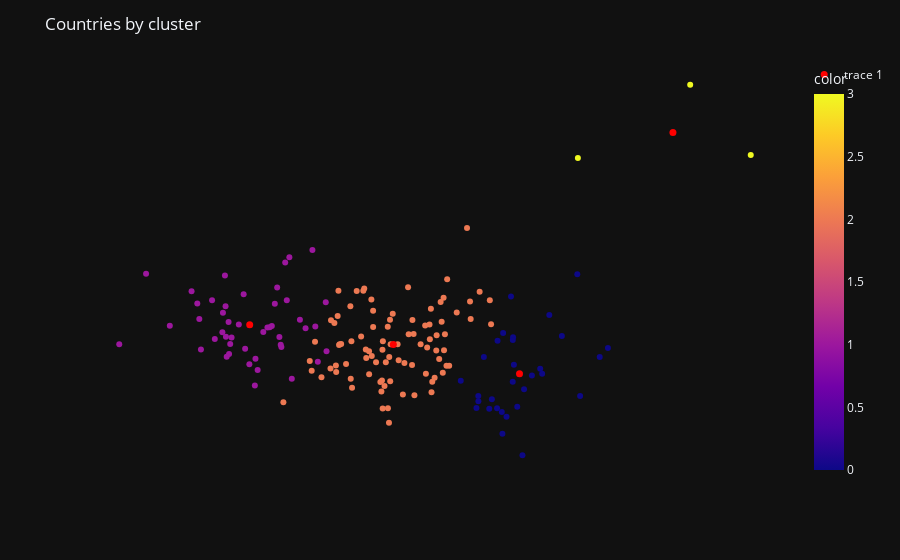

Source (notebook cell):
### Code cell
labels = model.fit_predict(pca_df)

centroids = model.cluster_centers_

centroids_x = centroids[:, 0]
centroids_y = centroids[:, 1]

fig = px.scatter(pca_df, x=pca_df[:, 0], y=pca_df[:, 1], color=labels, template='plotly_dark')
fig.update_layout(title='Countries by cluster')
fig.update_layout(xaxis_visible=False, yaxis_visible=False, 
                  xaxis=dict(showgrid=False, zeroline=False), 
                  yaxis=dict(showgrid=False, zeroline=False))
fig.add_trace(go.Scatter(x=centroids_x, y=centroids_y, mode='markers', 
                         marker=dict(color='red', size=7)))
fig.show()

### Figure 1 — Plotly figure (JSON) as saved in the notebook; plotly's stock layout.template omitted (floating-point values rounded to 4 significant figures; data arrays with more than 128 entries replaced by an {"elided": "..."} marker saying what was removed)
{"data": [{"hovertemplate": "x=%{x}<br>y=%{y}<br>color=%{marker.color}<extra></extra>", "legendgroup": "", "marker": {"color": {"elided": "167 int values"}, "coloraxis": "coloraxis", "symbol": "circle"}, "mode": "markers", "name": "", "orientation": "v", "showlegend": false, "type": "scatter", "x": {"elided": "167 float values"}, "xaxis": "x", "y": {"elided": "167 float values"}, "yaxis": "y"}, {"marker": {"color": "red", "size": 7}, "mode": "markers", "type": "scatter", "x": [2.586, -2.468, 0.2226, 5.46], "y": [-0.8667, 0.4103, -0.1042, 5.432]}], "layout": {"autosize": true, "coloraxis": {"colorbar": {"title": {"text": "color"}}, "colorscale": [[0, "#0d0887"], [0.1111, "#46039f"], [0.2222, "#7201a8"], [0.3333, "#9c179e"], [0.4444, "#bd3786"], [0.5556, "#d8576b"], [0.6667, "#ed7953"], [0.7778, "#fb9f3a"], [0.8889, "#fdca26"], [1, "#f0f921"]]}, "legend": {"tracegroupgap": 0}, "margin": {"t": 60}, "title": {"text": "Countries by cluster"}, "xaxis": {"anchor": "y", "autorange": true, "domain": [0, 1], "range": [-5.63, 7.636], "showgrid": false, "title": {"text": "x"}, "type": "linear", "visible": false, "zeroline": false}, "yaxis": {"anchor": "x", "autorange": true, "domain": [0, 1], "range": [-3.747, 7.432], "showgrid": false, "title": {"text": "y"}, "type": "linear", "visible": false, "zeroline": false}}}
